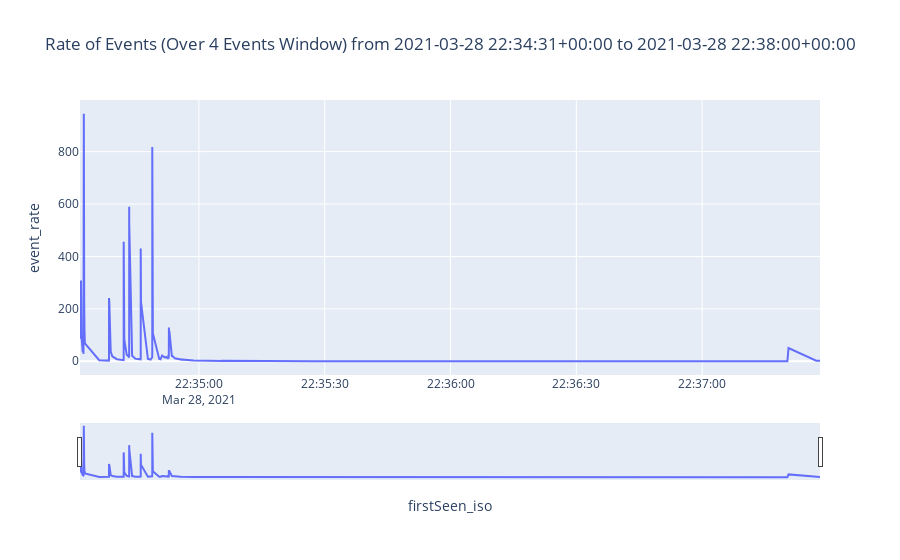

Notebook cell for this chart:
### Code cell
def plot_event_rate(data_edges, time_to_study, start_time, end_time, window_size):
    edges_to_see = data_edges[(data_edges[time_to_study] > start_time) & (data_edges[time_to_study] < end_time)]
    
    if edges_to_see.empty:
        print("No data available in the specified time range.")
        return

    datelist = edges_to_see.sort_values(time_to_study)
    datelist['cumulative_count'] = range(1, len(datelist) + 1)
    
    # Calculate the time differences
    datelist['time_diff'] = datelist[time_to_study].diff().dt.total_seconds()

    # Handle the first NaN values
    datelist['time_diff'].fillna(0, inplace=True)

    # Rolling window of size 4 for cumulative count and time differences
    datelist['rolling_count_diff'] = datelist['cumulative_count'].diff().rolling(window=window_size).sum()
    datelist['rolling_time_diff'] = datelist['time_diff'].rolling(window=window_size).sum()

    # Compute the event rate over the window
    datelist['event_rate'] = datelist['rolling_count_diff'] / datelist['rolling_time_diff']

    # Plotting
    title = f'Rate of Events (Over 4 Events Window) from {start_time} to {end_time}'
    fig = px.line(datelist, x=time_to_study, y='event_rate', title=title)
    fig.update_xaxes(rangeslider_visible=True)
    fig.show()

# Example usage
plot_event_rate(data_edges,time_to_study, startime_attack, endtime_attack, window_size=15)

### Figure 1 — Plotly figure (JSON) as saved in the notebook; plotly's stock layout.template omitted (floating-point values rounded to 4 significant figures; data arrays with more than 128 entries replaced by an {"elided": "..."} marker saying what was removed)
{"data": [{"hovertemplate": "firstSeen_iso=%{x}<br>event_rate=%{y}<extra></extra>", "legendgroup": "", "line": {"color": "#636efa", "dash": "solid"}, "marker": {"symbol": "circle"}, "mode": "lines", "name": "", "orientation": "v", "showlegend": false, "type": "scatter", "x": {"elided": "449 str values"}, "xaxis": "x", "y": {"elided": "449 float values"}, "yaxis": "y"}], "layout": {"legend": {"tracegroupgap": 0}, "title": {"text": "Rate of Events (Over 4 Events Window) from 2021-03-28 22:34:31+00:00 to 2021-03-28 22:38:00+00:00"}, "xaxis": {"anchor": "y", "domain": [0, 1], "rangeslider": {"visible": true}, "title": {"text": "firstSeen_iso"}}, "yaxis": {"anchor": "x", "domain": [0, 1], "title": {"text": "event_rate"}}}}
